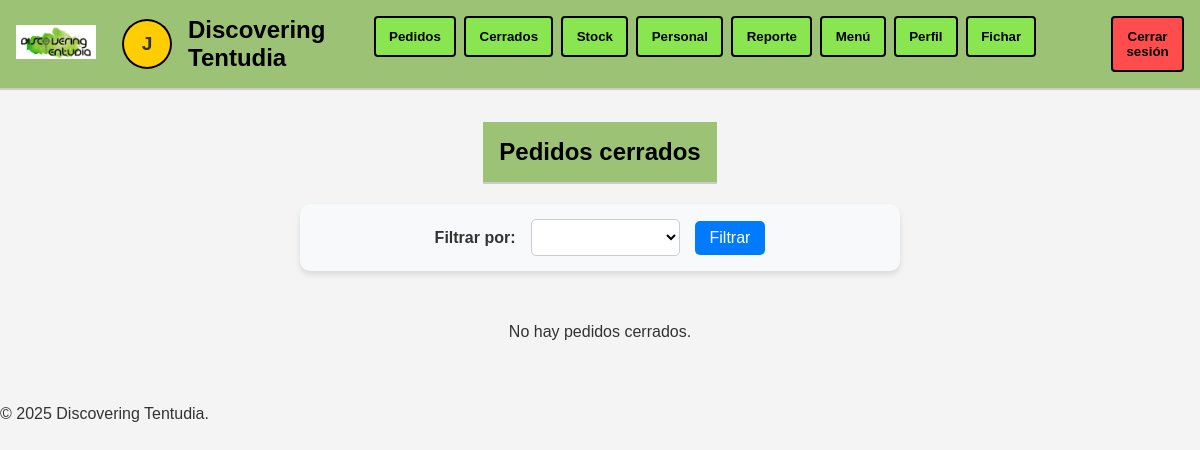
The page /pedidos_cerrados/ (signed in) on the database as committed earlier.
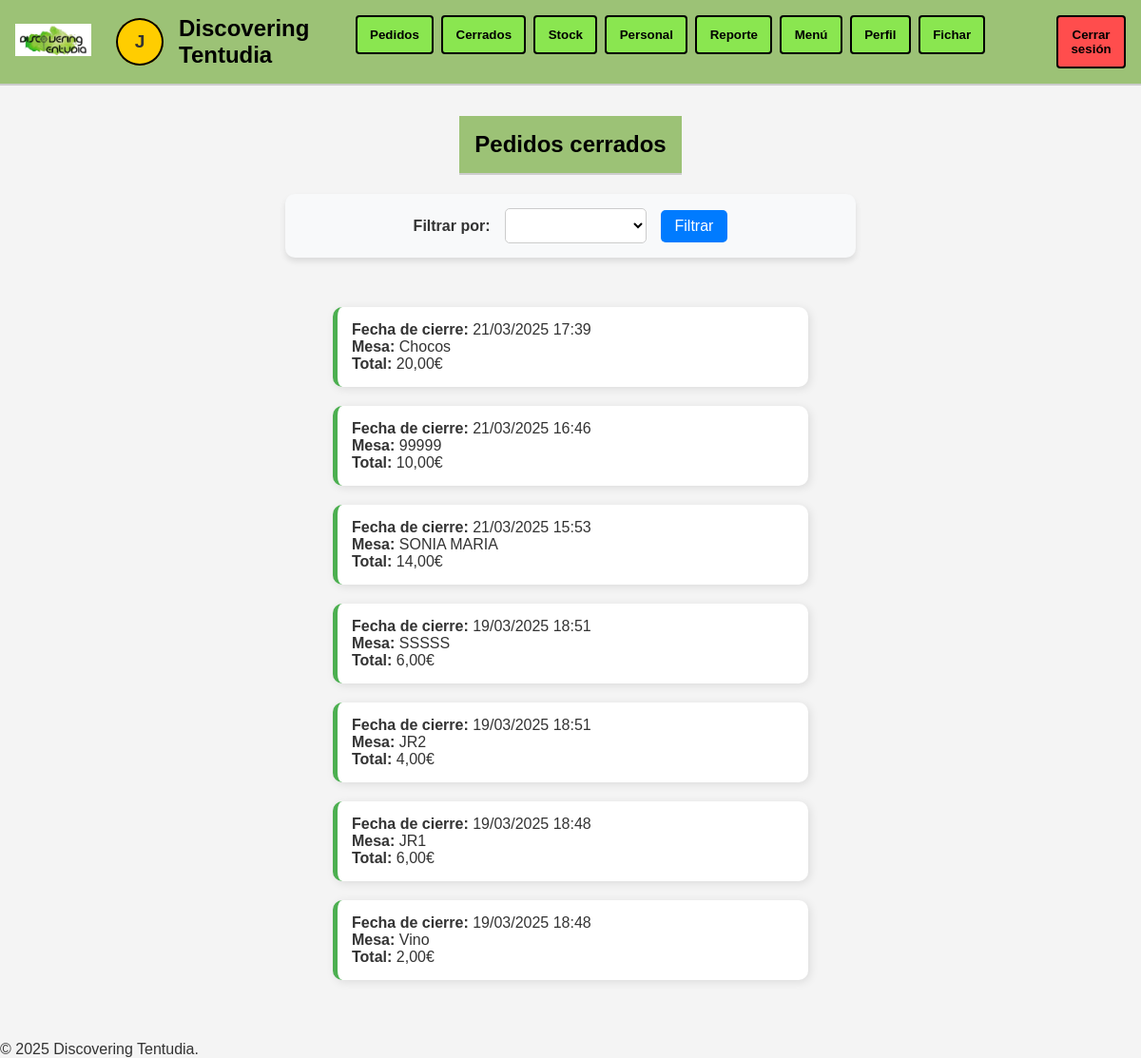
The same page on the database as committed later.
### tapAppGestion/models.py (models this page shows, shortened)
class Pedido(models.Model):
    mesa = models.CharField(max_length=50)
    numero_clientes = models.PositiveIntegerField()
    productos = models.ManyToManyField(Producto, through='PedidoProducto')
    camarero = models.ForeignKey(User, on_delete=models.CASCADE)  #camarero que toma el pedido
    pagado = models.BooleanField(default=False)
    fecha = models.DateTimeField(default=now)
    fecha_cierre = models.DateTimeField(null=True, blank=True)  # Fecha cuando se pagó

### tapAppGestion/views.py (the view)
# urls.py: path('pedidos_cerrados/', views.lista_pedidos_cerrados, name='lista_pedidos_cerrados'),
@login_required
def lista_pedidos_cerrados(request):
    filtro = request.GET.get('filtro', 'recientes')
    fecha_inicio = request.GET.get('fecha_inicio')
    fecha_fin = request.GET.get('fecha_fin')
    pedidos = Pedido.objects.filter(pagado=True).order_by('-fecha_cierre')
    if filtro == "ultima_semana":
        pedidos = pedidos.filter(fecha_cierre__gte=now() - timedelta(days=7))
    elif filtro == "ultimo_mes":
        pedidos = pedidos.filter(fecha_cierre__gte=now() - timedelta(days=30))
    elif filtro == "ultimo_ano":
        pedidos = pedidos.filter(fecha_cierre__gte=now() - timedelta(days=365))
    elif filtro == "por_fecha" and fecha_inicio and fecha_fin:
        pedidos = pedidos.filter(fecha_cierre__date__range=[fecha_inicio, fecha_fin])
    elif filtro == "por_mes":
        mes = request.GET.get('mes')
        if mes:
            pedidos = pedidos.filter(fecha_cierre__year=mes.split('-')[0], fecha_cierre__month=mes.split('-')[1])
    elif filtro == "por_dia":
        dia = request.GET.get('dia')
        if dia:
            pedidos = pedidos.filter(fecha_cierre__date=dia)
    pedidos_con_precio = []
    for pedido in pedidos:
        total_pedido = pedido.pedidoproducto_set.aggregate(total=Sum(F('producto__precio') * F('cantidad')))['total'] or 0
        pedido.fecha_cierre = localtime(pedido.fecha_cierre)
        pedidos_con_precio.append({'pedido': pedido, 'total_pedido': total_pedido, 'pedido.fecha_cierre': pedido.fecha_cierre})
    return render(request, 'lista_pedidos_cerrados.html', {
        'pedidos_con_precio': pedidos_con_precio,
        'filtro_actual': filtro
    })

### tapAppGestion/templates/lista_pedidos_cerrados.html (shortened to what this page needs)
{% extends 'base.html' %}
{% load tz %}
{% load static %}
{% block content %}
<!DOCTYPE html>
<html lang="es">
<head>
    <link rel="stylesheet" type="text/css" href="{% static 'css/stylesListaPedidos.css' %}">
</head>
<body>
    <header>
        <div>
            <h1>Pedidos cerrados</h1>
        </div>
    </header>
    <form method="get" class="filtro-form">
        <label for="filtro">Filtrar por:</label>
        <select name="filtro" id="filtro">
            <option value="recientes" {% if filtro_actual == "recientes" %}selected{% endif %}>
                <option value="ultima_semana" {% if filtro_actual == "ultima_semana" %}selected{% endif %}>Última semana</option>
        </select>
        <button type="submit">Filtrar</button>
    </form>
    <main class="lista-pedidos-container">
        {% for item in pedidos_con_precio %}
        <a href="{% url 'detalle_pedido_cerrado' item.pedido.id %}" class="pedido-link">
            <div class="pedido-card">
                <p><strong>Fecha de cierre:</strong> {{ item.pedido.fecha_cierre|timezone:"Europe/Madrid"|date:"d/m/Y H:i" }}</p>
                <p><strong>Mesa:</strong> {{ item.pedido.mesa }}</p>
                <p><strong>Total:</strong> {{ item.total_pedido|floatformat:2 }}€</p>
            </div>
        </a>
        {% empty %}
        <p>No hay pedidos cerrados.</p>
        {% endfor %}
    </main>
</body>
</html>
{% endblock %}

Rows that differ between the two databases and show on the page:
added Pedido: pedido.fecha_cierre "21/03/2025 17:39", pedido.mesa "Chocos", total_pedido "20,00"
added Pedido: pedido.fecha_cierre "21/03/2025 16:46", pedido.mesa "99999", total_pedido "10,00"
added Pedido: pedido.fecha_cierre "21/03/2025 15:53", pedido.mesa "SONIA MARIA", total_pedido "14,00"
added Pedido: pedido.fecha_cierre "19/03/2025 18:51", pedido.mesa "SSSSS", total_pedido "6,00"
added Pedido: pedido.fecha_cierre "19/03/2025 18:51", pedido.mesa "JR2", total_pedido "4,00"
added Pedido: pedido.fecha_cierre "19/03/2025 18:48", pedido.mesa "JR1", total_pedido "6,00"
added Pedido: pedido.fecha_cierre "19/03/2025 18:48", pedido.mesa "Vino", total_pedido "2,00"
Other text that changed with them:
text no longer shown: "No hay pedidos cerrados."
